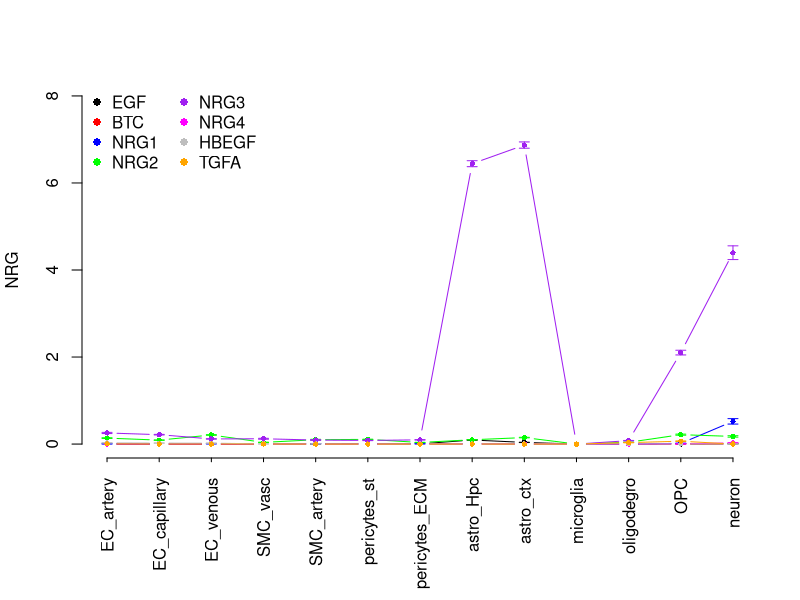
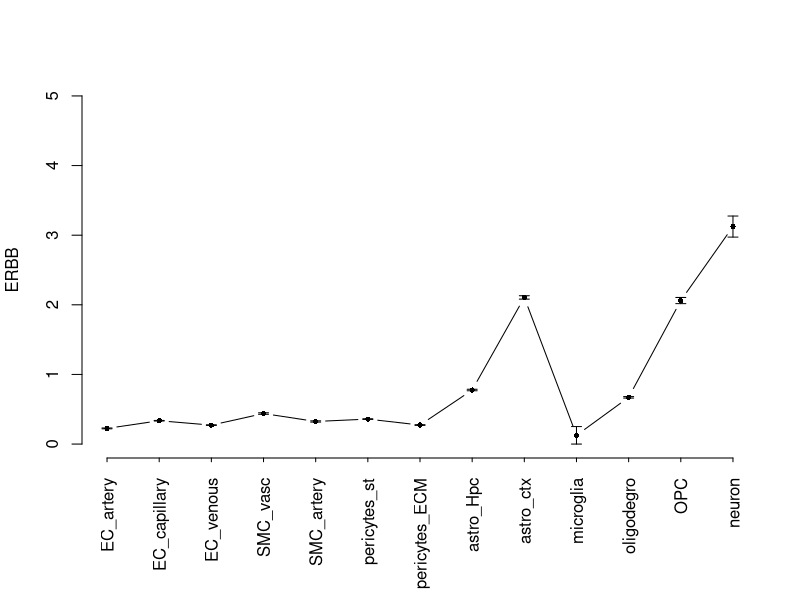

The R source for these figures, in order:
rm(list=ls())
#BiocManager::install("")

# expression of mTOR components was downloaded from https://twc-stanford.shinyapps.io/human_bbb/
expr <- read.csv("abundances_0422_control.csv", header = T, stringsAsFactors = FALSE)
expr1 <- read.csv("abundances_0422_AD.csv", header = T, stringsAsFactors = FALSE)

N <- (dim(expr)[2]-1)/2
x = 1:N # x axis width
expr_norm_all <- NULL

group <- c("EGF","BTC","NRG1","NRG2","NRG3","NRG4","HBEGF","TGFA")
gene <- "NRG"
expr_ <- expr[expr$gene %in% group,]
expr_ <- expr_[order(match(expr_$gene,group)),]
expr_sum <- colSums(expr_[,2:(N+1)])
expr_err <- apply(expr_[,c((N+2):(2*N+1))], 2, function(c) max(c))
expr1_ <- expr1[expr1$gene %in% group,]
expr1_ <- expr1_[order(match(expr1_$gene,group)),]
expr1_sum <- colSums(expr1_[,2:(N+1)])
expr_sum_tot <- c(expr_sum,expr1_sum)
norm_coef <- quantile(expr_sum_tot[expr_sum_tot>0])[4]
expr_norm <- expr_sum/norm_coef
expr_err <- expr_err/norm_coef
expr_norm[unname(which(expr_norm==0))] <- min(expr_norm[expr_norm>0])/2

par(mar = c(7.1, 4.1, 4.1, 2.1))    # Fig. S3
plot(x,expr_[1,2:(N+1)], pch=16, cex=0.7,xaxt='n',bty="n", ylab=gene, xlab='',type = "b", lty = 1,ylim = c(0,8)) # NRG
min <- as.numeric(expr_[1,2:(N+1)]+expr_[1,(N+2):(2*N+1)])
max <- as.numeric(expr_[1,2:(N+1)]-expr_[1,(N+2):(2*N+1)])
arrows(x, min, x, max, length=0.05, angle=90, code=3)
lines(x,expr_[2,2:(N+1)],col="red",pch=16, cex=0.7, ylab="",type = "b")
min <- as.numeric(expr_[2,2:(N+1)]+expr_[2,(N+2):(2*N+1)])
max <- as.numeric(expr_[2,2:(N+1)]-expr_[2,(N+2):(2*N+1)])
arrows(x, min, x, max, length=0.05, angle=90, code=3,col="red")
lines(x,expr_[3,2:(N+1)],col="blue",pch=16, cex=0.7, ylab="",type = "b")
min <- as.numeric(expr_[3,2:(N+1)]+expr_[3,(N+2):(2*N+1)])
max <- as.numeric(expr_[3,2:(N+1)]-expr_[3,(N+2):(2*N+1)])
arrows(x, min, x, max, length=0.05, angle=90, code=3,col="blue")
lines(x,expr_[4,2:(N+1)],col="green",pch=16, cex=0.7, ylab="",type = "b")
min <- as.numeric(expr_[4,2:(N+1)]+expr_[4,(N+2):(2*N+1)])
max <- as.numeric(expr_[4,2:(N+1)]-expr_[4,(N+2):(2*N+1)])
arrows(x, min, x, max, length=0.05, angle=90, code=3,col="green")
lines(x,expr_[5,2:(N+1)],col="purple",pch=16, cex=0.7, ylab="",type = "b")
min <- as.numeric(expr_[5,2:(N+1)]+expr_[5,(N+2):(2*N+1)])
max <- as.numeric(expr_[5,2:(N+1)]-expr_[5,(N+2):(2*N+1)])
arrows(x, min, x, max, length=0.05, angle=90, code=3,col="purple")
lines(x,expr_[6,2:(N+1)],col="magenta",pch=16, cex=0.7, ylab="",type = "b")
min <- as.numeric(expr_[6,2:(N+1)]+expr_[6,(N+2):(2*N+1)])
max <- as.numeric(expr_[6,2:(N+1)]-expr_[6,(N+2):(2*N+1)])
arrows(x, min, x, max, length=0.05, angle=90, code=3,col="magenta")
lines(x,expr_[7,2:(N+1)],col="grey",pch=16, cex=0.7, ylab="",type = "b")
min <- as.numeric(expr_[7,2:(N+1)]+expr_[7,(N+2):(2*N+1)])
max <- as.numeric(expr_[7,2:(N+1)]-expr_[7,(N+2):(2*N+1)])
arrows(x, min, x, max, length=0.05, angle=90, code=3,col="grey")
lines(x,expr_[8,2:(N+1)],col="orange",pch=16, cex=0.7, ylab="",type = "b")
min <- as.numeric(expr_[8,2:(N+1)]+expr_[8,(N+2):(2*N+1)])
max <- as.numeric(expr_[8,2:(N+1)]-expr_[8,(N+2):(2*N+1)])
arrows(x, min, x, max, length=0.05, angle=90, code=3,col="orange")
#colo <- c("black")
#colo <- c("black","red")
#colo <- c("black","red","blue")
#colo <- c("black","red","blue","green")
#colo <- c("black","red","blue","green","purple","magenta")
colo <- c("black","red","blue","green","purple","magenta","grey","orange")
#colo <- c("blue","green","purple","magenta")
symb <- rep(16,dim(expr_)[1])
legend("topleft",ncol=2, bty="n",legend=expr_$gene,col=colo, pch=symb, cex=1)
axis(1, at = 1:N, labels = colnames(expr)[2:(N+1)], las=3,cex.axis=1,tck=-0.01)

expr_norm_all_0 <- data.frame(gene=gene,t(expr_norm),t(expr_err))
expr_norm_all <- rbind(expr_norm_all, expr_norm_all_0)

group <- c("CAV1","EGFR","ERBB","ERBB1","ERBB2","ERBB3","ERBB4","FSHR")
gene <- c("ERBB")
expr_ <- expr[expr$gene %in% group,]
expr_ <- expr_[order(match(expr_$gene,group)),]
expr_sum <- colSums(expr_[,2:(N+1)])
expr_err <- apply(expr_[,c((N+2):(2*N+1))], 2, function(c) max(c))
expr1_ <- expr1[expr1$gene %in% group,]
expr1_ <- expr1_[order(match(expr1_$gene,group)),]
expr1_sum <- colSums(expr1_[,2:(N+1)])
expr_sum_tot <- c(expr_sum,expr1_sum)
norm_coef <- quantile(expr_sum_tot[expr_sum_tot>0])[4]
expr_norm <- expr_sum/norm_coef
expr_err <- expr_err/norm_coef
expr_norm[unname(which(expr_norm==0))] <- min(expr_norm[expr_norm>0])/2

expr_norm_all_0 <- data.frame(gene=gene,t(expr_norm),t(expr_err))
expr_norm_all <- rbind(expr_norm_all, expr_norm_all_0)

par(mar = c(7.1, 4.1, 4.1, 2.1))    # plor normalized Fig.S6
plot(x,expr_norm, pch=16, cex=0.7,xaxt='n',bty="n", ylab=gene, xlab='',type = "b", lty = 1,ylim = c(0,5))
min <- as.numeric(expr_norm-expr_err)
max <- as.numeric(expr_norm+expr_err)
arrows(x, min, x, max, length=0.05, angle=90, code=3)
axis(1, at = 1:N, labels = colnames(expr)[2:(N+1)], las=3,cex.axis=1,tck=-0.01)

group <- c("PDGFA","PDGFB","PDGFC","PDGFD")
gene <- c("PDGF")
expr_ <- expr[expr$gene %in% group,]
expr_ <- expr_[order(match(expr_$gene,group)),]
expr_sum <- colSums(expr_[,2:(N+1)])
expr_err <- apply(expr_[,c((N+2):(2*N+1))], 2, function(c) max(c))
expr1_ <- expr1[expr1$gene %in% group,]
expr1_ <- expr1_[order(match(expr1_$gene,group)),]
expr1_sum <- colSums(expr1_[,2:(N+1)])
expr_sum_tot <- c(expr_sum,expr1_sum)
norm_coef <- quantile(expr_sum_tot[expr_sum_tot>0])[4]
expr_norm <- expr_sum/norm_coef
expr_err <- expr_err/norm_coef
expr_norm[unname(which(expr_norm==0))] <- min(expr_norm[expr_norm>0])/2
expr_norm_all_0 <- data.frame(gene=gene,t(expr_norm),t(expr_err))
expr_norm_all <- rbind(expr_norm_all, expr_norm_all_0)

group <- c("PDGFRA","PDGFRB")
gene <- c("PDGFR")
expr_ <- expr[expr$gene %in% group,]
expr_ <- expr_[order(match(expr_$gene,group)),]
expr_sum <- colSums(expr_[,2:(N+1)])
expr_err <- apply(expr_[,c((N+2):(2*N+1))], 2, function(c) max(c))
expr1_ <- expr1[expr1$gene %in% group,]
expr1_ <- expr1_[order(match(expr1_$gene,group)),]
expr1_sum <- colSums(expr1_[,2:(N+1)])
expr_sum_tot <- c(expr_sum,expr1_sum)
norm_coef <- quantile(expr_sum_tot[expr_sum_tot>0])[4]
expr_norm <- expr_sum/norm_coef
expr_err <- expr_err/norm_coef
expr_norm[unname(which(expr_norm==0))] <- min(expr_norm[expr_norm>0])/2
expr_norm_all_0 <- data.frame(gene=gene,t(expr_norm),t(expr_err))
expr_norm_all <- rbind(expr_norm_all, expr_norm_all_0)

cc <- data.frame(gene="f",t(rep(0,26)))
colnames(cc) <- colnames(expr_norm_all)
expr_norm_all <- rbind(expr_norm_all,cc)
cc <- data.frame(gene="ff",t(rep(0,26)))
colnames(cc) <- colnames(expr_norm_all)
expr_norm_all <- rbind(expr_norm_all,cc)

group <- c("IGF1","IGF2")
gene <- c("IGF")
expr_ <- expr[expr$gene %in% group,]
expr_ <- expr_[order(match(expr_$gene,group)),]
expr_sum <- colSums(expr_[,2:(N+1)])
expr_err <- apply(expr_[,c((N+2):(2*N+1))], 2, function(c) max(c))
expr1_ <- expr1[expr1$gene %in% group,]
expr1_ <- expr1_[order(match(expr1_$gene,group)),]
expr1_sum <- colSums(expr1_[,2:(N+1)])
expr_sum_tot <- c(expr_sum,expr1_sum)
norm_coef <- quantile(expr_sum_tot[expr_sum_tot>0])[4]
expr_norm <- expr_sum/norm_coef
expr_err <- expr_err/norm_coef
expr_norm[unname(which(expr_norm==0))] <- min(expr_norm[expr_norm>0])/2
expr_norm_all_0 <- data.frame(gene=gene,t(expr_norm),t(expr_err))
expr_norm_all <- rbind(expr_norm_all, expr_norm_all_0)

group <- c("INSR","IGF1R","IGF2R")
gene <- c("IR")
expr_ <- expr[expr$gene %in% group,]
expr_ <- expr_[order(match(expr_$gene,group)),]
expr_sum <- colSums(expr_[,2:(N+1)])
expr_err <- apply(expr_[,c((N+2):(2*N+1))], 2, function(c) max(c))
expr1_ <- expr1[expr1$gene %in% group,]
expr1_ <- expr1_[order(match(expr1_$gene,group)),]
expr1_sum <- colSums(expr1_[,2:(N+1)])
expr_sum_tot <- c(expr_sum,expr1_sum)
norm_coef <- quantile(expr_sum_tot[expr_sum_tot>0])[4]
expr_norm <- expr_sum/norm_coef
expr_err <- expr_err/norm_coef
expr_norm[unname(which(expr_norm==0))] <- min(expr_norm[expr_norm>0])/2
expr_norm_all_0 <- data.frame(gene=gene,t(expr_norm),t(expr_err))
expr_norm_all <- rbind(expr_norm_all, expr_norm_all_0)

group <- c("IRS1","IRS2")
gene <- c("IRS")
expr_ <- expr[expr$gene %in% group,]
expr_ <- expr_[order(match(expr_$gene,group)),]
expr_sum <- colSums(expr_[,2:(N+1)])
expr_err <- apply(expr_[,c((N+2):(2*N+1))], 2, function(c) max(c))
expr1_ <- expr1[expr1$gene %in% group,]
expr1_ <- expr1_[order(match(expr1_$gene,group)),]
expr1_sum <- colSums(expr1_[,2:(N+1)])
expr_sum_tot <- c(expr_sum,expr1_sum)
norm_coef <- quantile(expr_sum_tot[expr_sum_tot>0])[4]
expr_norm <- expr_sum/norm_coef
expr_err <- expr_err/norm_coef
expr_norm[unname(which(expr_norm==0))] <- min(expr_norm[expr_norm>0])/2
expr_norm_all_0 <- data.frame(gene=gene,t(expr_norm),t(expr_err))
expr_norm_all <- rbind(expr_norm_all, expr_norm_all_0)

group <- "PTEN"
gene <- c("PTEN")
expr_ <- expr[expr$gene %in% group,]
expr_ <- expr_[order(match(expr_$gene,group)),]
expr_sum <- colSums(expr_[,2:(N+1)])
expr_err <- apply(expr_[,c((N+2):(2*N+1))], 2, function(c) max(c))
expr1_ <- expr1[expr1$gene %in% group,]
expr1_ <- expr1_[order(match(expr1_$gene,group)),]
expr1_sum <- colSums(expr1_[,2:(N+1)])
expr_sum_tot <- c(expr_sum,expr1_sum)
norm_coef <- quantile(expr_sum_tot[expr_sum_tot>0])[4]
expr_norm <- expr_sum/norm_coef
expr_err <- expr_err/norm_coef
expr_norm[unname(which(expr_norm==0))] <- min(expr_norm[expr_norm>0])/2
expr_norm_all_0 <- data.frame(gene=gene,t(expr_norm),t(expr_err))
expr_norm_all <- rbind(expr_norm_all, expr_norm_all_0)

group <- c("AKT1","AKT2","AKT3")
gene <- c("AKT")
expr_ <- expr[expr$gene %in% group,]
expr_ <- expr_[order(match(expr_$gene,group)),]
expr_sum <- colSums(expr_[,2:(N+1)])
expr_err <- apply(expr_[,c((N+2):(2*N+1))], 2, function(c) max(c))
expr1_ <- expr1[expr1$gene %in% group,]
expr1_ <- expr1_[order(match(expr1_$gene,group)),]
expr1_sum <- colSums(expr1_[,2:(N+1)])
expr_sum_tot <- c(expr_sum,expr1_sum)
norm_coef <- quantile(expr_sum_tot[expr_sum_tot>0])[4]
expr_norm <- expr_sum/norm_coef
expr_err <- expr_err/norm_coef
expr_norm[unname(which(expr_norm==0))] <- min(expr_norm[expr_norm>0])/2
expr_norm_all_0 <- data.frame(gene=gene,t(expr_norm),t(expr_err))
expr_norm_all <- rbind(expr_norm_all, expr_norm_all_0)

group <- c("TSC1","TSC2")
gene <- c("TSC")
expr_ <- expr[expr$gene %in% group,]
expr_ <- expr_[order(match(expr_$gene,group)),]
expr_sum <- colSums(expr_[,2:(N+1)])
expr_err <- apply(expr_[,c((N+2):(2*N+1))], 2, function(c) max(c))
expr1_ <- expr1[expr1$gene %in% group,]
expr1_ <- expr1_[order(match(expr1_$gene,group)),]
expr1_sum <- colSums(expr1_[,2:(N+1)])
expr_sum_tot <- c(expr_sum,expr1_sum)
norm_coef <- quantile(expr_sum_tot[expr_sum_tot>0])[4]
expr_norm <- expr_sum/norm_coef
expr_err <- expr_err/norm_coef
expr_norm[unname(which(expr_norm==0))] <- min(expr_norm[expr_norm>0])/2
expr_norm_all_0 <- data.frame(gene=gene,t(expr_norm),t(expr_err))
expr_norm_all <- rbind(expr_norm_all, expr_norm_all_0)

group <- c("RPS6KB1","RPS6KB2")
gene <- c("S6K")
expr_ <- expr[expr$gene %in% group,]
expr_ <- expr_[order(match(expr_$gene,group)),]
expr_sum <- colSums(expr_[,2:(N+1)])
expr_err <- apply(expr_[,c((N+2):(2*N+1))], 2, function(c) max(c))
expr1_ <- expr1[expr1$gene %in% group,]
expr1_ <- expr1_[order(match(expr1_$gene,group)),]
expr1_sum <- colSums(expr1_[,2:(N+1)])
expr_sum_tot <- c(expr_sum,expr1_sum)
norm_coef <- quantile(expr_sum_tot[expr_sum_tot>0])[4]
expr_norm <- expr_sum/norm_coef
expr_err <- expr_err/norm_coef
expr_norm[unname(which(expr_norm==0))] <- min(expr_norm[expr_norm>0])/2
expr_norm_all_0 <- data.frame(gene=gene,t(expr_norm),t(expr_err))
expr_norm_all <- rbind(expr_norm_all, expr_norm_all_0)
#write.csv(as.matrix(expr_norm_all), file = "snRNAseq_grouped_upquant_0422.csv", row.names=F)

# for AD expression exchange lines 5,6
expr1 <- read.csv("abundances_0422_control.csv", header = T, stringsAsFactors = FALSE)
expr <- read.csv("abundances_0422_AD.csv", header = T, stringsAsFactors = FALSE)
# and repeat all above steps
#write.csv(as.matrix(expr_norm_all), file = "snRNAseq_grouped_upquant_0422_AD.csv", row.names=F)

